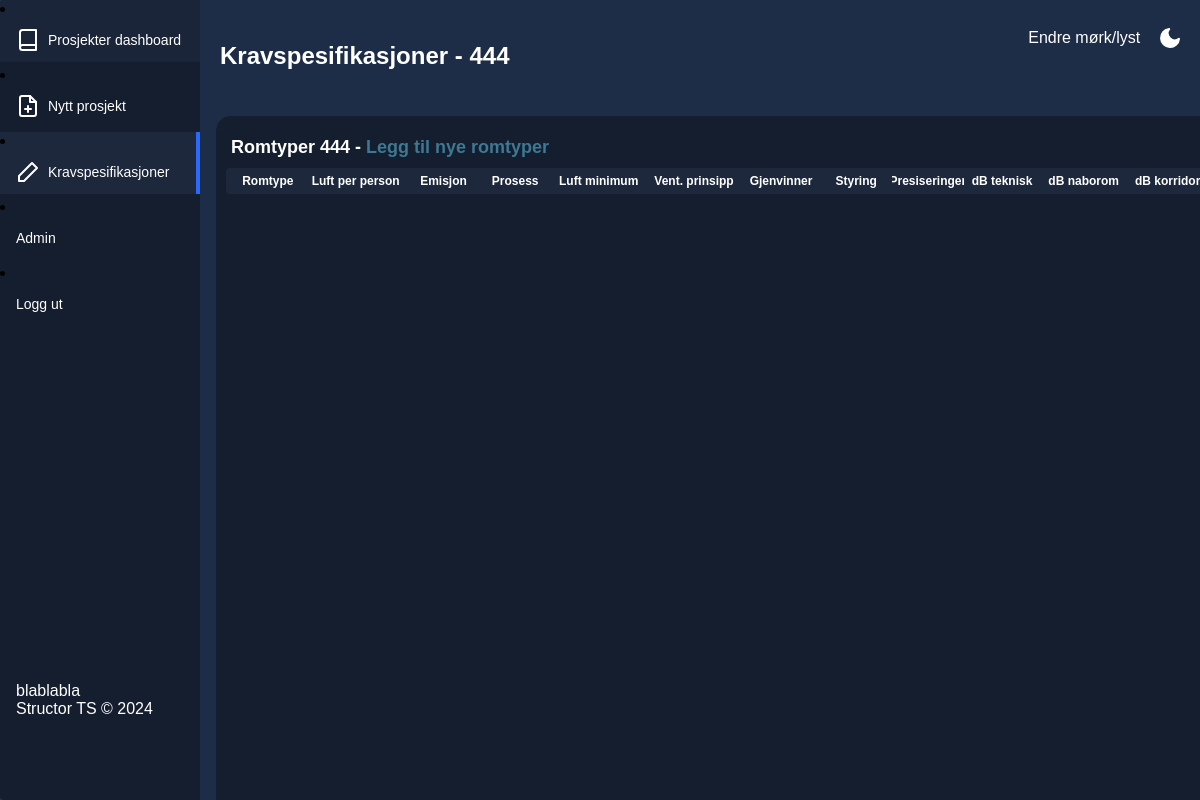
/specifications/444 (signed in), run on an earlier commit of the app's database.
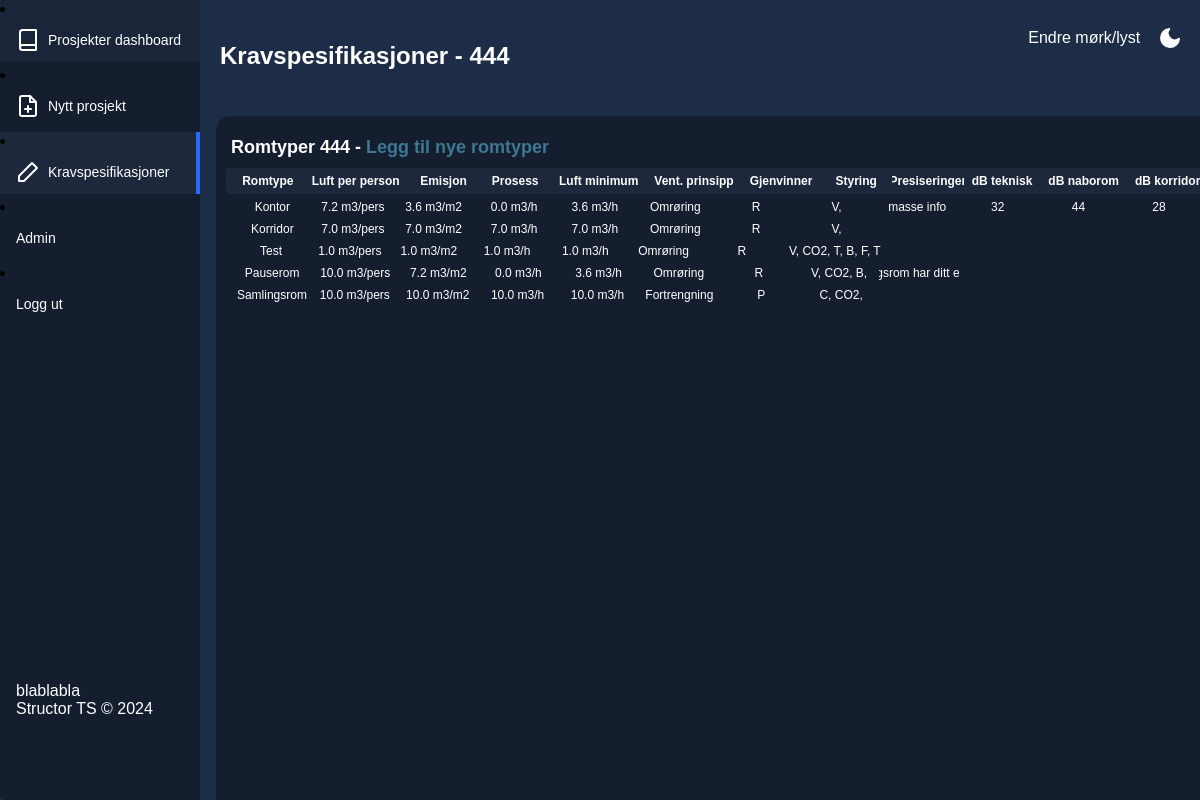
And on a later commit of the database.
### romskjema/models.py (models this page shows)
class RoomTypes(db.Model):
    __tablename__ = "RoomTypes"
    id = db.Column(db.Integer, primary_key=True, autoincrement=True)
    specification_id = db.Column(db.Integer, db.ForeignKey("Specifications.id"), nullable=False)
    name = db.Column(db.String(50), nullable=False)
    air_per_person = db.Column(db.Float)
    air_emission = db.Column(db.Float)
    air_process = db.Column(db.Float)
    air_minimum = db.Column(db.Float)
    ventilation_principle = db.Column(db.String(50))
    heat_exchange = db.Column(db.String(50))
    room_control = db.Column(db.String(50))
    notes = db.Column(db.String(100))
    db_technical = db.Column(db.String(50))
    db_neighbour = db.Column(db.String(50))
    db_corridor = db.Column(db.String(50))
    comments = db.Column(db.String(20))

### romskjema/specifications/specifications.py (the view)
@specifications_bp.route('/', defaults={'specification': None}, methods=['GET', 'POST'])
@specifications_bp.route('/<specification>', methods=['GET', 'POST'])
@login_required
def specifications(specification):
    specifications = dbo.get_specifications()
    endpoint = request.endpoint
    if request.method == "GET":
        if specification is None:
            return render_template("specifications.html",
                            user=current_user,
                            specifications=specifications,
                            specification=None,
                            endpoint=endpoint)
        else:
            spec_object = dbo.get_specification_by_name(specification)
            specification_data = dbo.get_specification_room_data(specification)
            return render_template("specifications.html",
                                user=current_user,
                                specification=specification,
                                specification_data=specification_data,
                                spec_object = spec_object,
                                endpoint=endpoint)

### romskjema/db_operations.py (called while the page is built)
@login_required
def get_specification_by_name(name: str) -> models.Specifications:
    spec = db.session.query(models.Specifications).filter(models.Specifications.name == name).first()
    return spec

@login_required
def get_specifications() -> list:
    spec_list = []
    specifications = models.Specifications.query.all()
    for spec in specifications:
        spec_list.append(spec)
    return spec_list

@login_required
def get_specification_room_data(specification_name: str):
    data = db.session.query(models.RoomTypes).join(models.Specifications).filter(models.Specifications.name == specification_name).all()
    return data

### romskjema/specifications/templates/specifications.html (shortened to what this page needs)
{% extends "base.html" %}
{% block pagetitle %}Kravspesifikasjoner {% if specification %}- {{specification}}{%endif%}{%endblock%}
{% block page_subtitle %}
  {% if specification %}
    Romtyper {{specification}} - <a href="{{ url_for('specifications.new_room', specification=specification)}}">Legg til nye romtyper</a>
  {% else %}
    Kravspesifikasjoner
  {% endif %}
{% endblock %}
{% block content %}
  {% if specification %}
    <div class="table-header-container">
      <table id="roomsTable" class="table-wrapper">
          <thead>
            <tr class="table-header">
              <th class="table-cell table-cell-long">
                Romtype
              </th>
              <th class="table-cell">
                Luft per person
              </th>
              <th class="table-cell">
                Emisjon
              </th>
              <th class="table-cell">
                Prosess
              </th>
              <th class="table-cell">
                Luft minimum
              </th>
              <th class="table-cell">
                Vent. prinsipp
              </th>
              <th class="table-cell table-cell-medium">
                Gjenvinner
              </th>
              <th class="table-cell">
                <div class="table-description-dropdown">Styring
                  </div>
              </th>
              <th class="table-cell table-cell-long">
                Presiseringer
              </th>
              <th class="table-cell">
                  dB teknisk
              </th>
              <th class="table-cell">
                  dB naborom
              </th>
              <th class="table-cell">
                  dB korridor
              </th>
            </tr>
          </thead>
        </table>
      </div>
      <div class="table-container">
        <table id="roomsTable" class="table-wrapper">
          <tbody>
              {% for data in specification_data %}
            <tr class="table-row">
              <td class="table-cell table-cell-long">
                {{data.name}}
              </td>
              <td class="table-cell">
                {{data.air_per_person}} m3/pers
              </td>
              <td class="table-cell">
                {{data.air_emission}} m3/m2
              </td>
              <td class="table-cell">
                {{data.air_process}} m3/h
              </td>
              <td class="table-cell">
                  {{data.air_minimum}} m3/h
                </td>
              <td class="table-cell">
                {{data.ventilation_principle}}
              </td>
              <td class="table-cell table-cell-medium">
                {{data.heat_exchange}}
              </td>
              <td class="table-cell">
                  {{data.room_control}}
              </td>
              <td class="table-cell table-cell-long">
                  {{data.notes}}
              </td>
              <td class="table-cell">
                  {{data.db_technical}}
              </td>
              <td class="table-cell">
                  {{data.db_neighbour}}
              </td>
              <td class="table-cell">
                  {{data.db_corridor}}
              </td>
            </tr>
            {% endfor %}
          </tbody>
        </table>
      </div>
  {% endif %}
{% endblock %}

What changed in the data, as far as the page shows it:
added RoomTypes: name "Kontor", air_per_person "7.2", air_emission "3.6", air_process "0.0", air_minimum "3.6", ventilation_principle "Omrøring", heat_exchange "R", room_control "V,", notes "masse info", db_technical "32", db_neighbour "44", db_corridor "28"
added RoomTypes: name "Korridor", air_per_person "7.0", air_emission "7.0", air_process "7.0", air_minimum "7.0", ventilation_principle "Omrøring", heat_exchange "R", room_control "V,"
added RoomTypes: name "Test", air_per_person "1.0", air_emission "1.0", air_process "1.0", air_minimum "1.0", ventilation_principle "Omrøring", heat_exchange "R", room_control "V, CO2, T, B, F, T"
added RoomTypes: name "Pauserom", air_per_person "10.0", air_emission "7.2", air_process "0.0", air_minimum "3.6", ventilation_principle "Omrøring", heat_exchange "R", room_control "V, CO2, B,", notes "Samlingsrom har…"
added RoomTypes: name "Samlingsr…", air_per_person "10.0", air_emission "10.0", air_process "10.0", air_minimum "10.0", ventilation_principle "Fortrengning", heat_exchange "P", room_control "C, CO2,"
